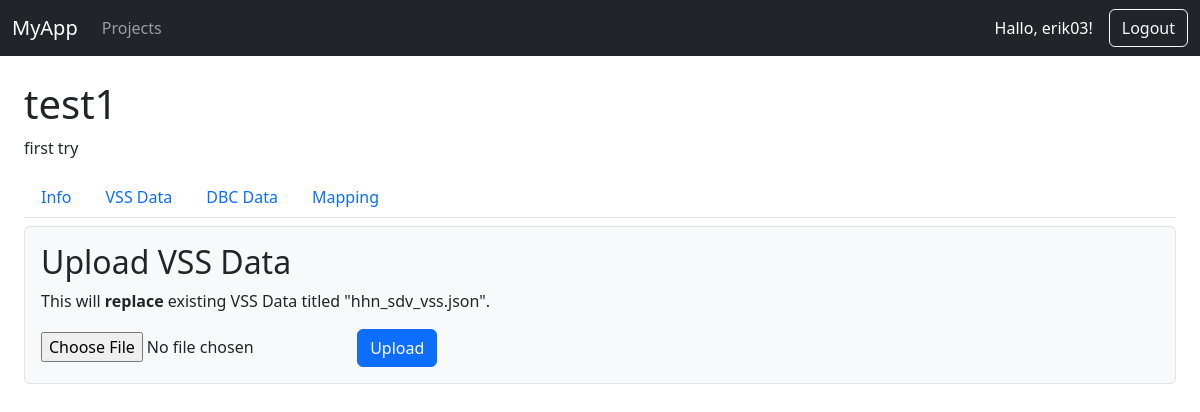
/erik03/projects/test1/vss/upload/ (signed in), run on the app's committed database.
### projects/models.py (models this page shows, shortened)
class Project(models.Model):
    id = models.UUIDField(primary_key=True, default=uuid.uuid4, editable=False)
    owner = models.ForeignKey(User, on_delete=models.CASCADE, related_name='projects')
    title = models.CharField(max_length=200)
    description = models.TextField(blank=True)
    created_at = models.DateTimeField(auto_now_add=True)
    class Meta:
        constraints = [
            models.UniqueConstraint(fields=['owner', 'title'], name='unique_title_per_owner')
        ]

### vss_handler/models.py (models this page shows, shortened)
class VSSData(models.Model):
    id = models.UUIDField(primary_key=True, default=uuid.uuid4, editable=False)
    project = models.OneToOneField(Project, on_delete=models.CASCADE, related_name='vss_data')
    title = models.CharField(max_length=255)
    data = models.JSONField()
    uploaded_by = models.ForeignKey(User, on_delete=models.CASCADE)
    uploaded_at = models.DateTimeField(auto_now_add=True)

### vss_handler/views.py (the view, shortened to what this page needs)
# urls.py: path('upload/', views.vss_upload, name='upload'),
@login_required
def vss_upload(request, username, title):
    if request.user.username != username:
        return HttpResponseForbidden("Nicht erlaubt!")
    project = get_object_or_404(Project, title=title, owner=request.user)
    try:
        existing_data = project.vss_data
    except VSSData.DoesNotExist:
        existing_data = None
    return render(request, 'vss_handler/vss_upload.html', {
        'project': project,
        'username': username,
        'existing_data': existing_data,
    })

### templates/vss_handler/vss_upload.html (shortened to what this page needs)
{% extends 'projects/project_base.html' %}
{% block project_content %}
<h2>Upload VSS Data</h2>
{% if existing_data %}
<p>This will <strong>replace</strong> existing VSS Data titled "{{ existing_data.title }}".</p>
{% endif %}
<form method="post" enctype="multipart/form-data">
  <input type="file" name="vss_file" required>
  <button type="submit" class="btn btn-primary">Upload</button>
</form>
{% endblock %}

### templates/projects/project_base.html (shortened to what this page needs)
{% extends 'base.html' %}
{% block content %}
<h1>{{ project.title }}</h1>
<p>{{ project.description }}</p>
<ul class="nav nav-tabs">
  <li class="nav-item">
    <a class="nav-link {% if active_tab == 'info' %}active{% endif %} text-decoration-none"
       aria-current="page"
       href="{% url 'project_detail' user.username project.title %}">
       Info
    </a>
  </li>
  <li class="nav-item">
    <a class="nav-link {% if active_tab == 'vss' %}active{% endif %} text-decoration-none"
       href="{% url 'vss:detail' user.username project.title %}">
       VSS Data
    </a>
  </li>
  <li class="nav-item">
    <a class="nav-link {% if active_tab == 'dbc' %}active{% endif %} text-decoration-none"
       href="{% url 'dbc:detail' user.username project.title %}">
       DBC Data
    </a>
  </li>
    <li class="nav-item">
    <a class="nav-link {% if active_tab == 'mapping' %}active{% endif %} text-decoration-none"
       href="{% url 'mapping:detail' user.username project.title %}">
       Mapping
    </a>
  </li>
</ul>
<div class ="tab-content border p-3 mt-2 bg-light rounded">
  {% block project_content %}{% endblock %}
</div>
{% endblock %}

### templates/base.html (shortened to what this page needs)
<!DOCTYPE html>
<html lang="en">
<head>
    <link href="https://cdn.jsdelivr.net/npm/bootstrap@5.3.0/dist/css/bootstrap.min.css" rel="stylesheet">
</head>
<body>
<nav class="navbar navbar-expand-lg navbar-dark bg-dark">
    <div class="container-fluid">
        <a class="navbar-brand" href="{% url 'home' %}">MyApp</a>
        {% if user.is_authenticated %}
        <div class="collapse navbar-collapse" id="navbarNav">
            <ul class="navbar-nav me-auto mb-2 mb-lg-0">
                <li class="nav-item">
                    <a class="nav-link" href="{% url 'project_list' request.user.username %}">Projects</a>
                </li>
            </ul>
            <span class="navbar-text text-white me-3">
                Hallo, {{ user.username }}!
            </span>
            <a class="btn btn-outline-light" href="{% url 'logout' %}">Logout</a>
        </div>
        {% else %}
        <div>
            <a class="btn btn-outline-light" href="{% url 'login' %}">Login</a>
        </div>
        {% endif %}
    </div>
</nav>
<div class="container-fluid mt-4 px-4">
    {% block content %}
    {% endblock %}
</div>
</body>
</html>

### data on the page
Project: title "test1", description "first try"
VSSData: title "hhn_sdv_vss.json"

### other printed values
{{ user.username }} "erik03"
